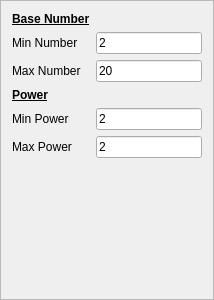
<?xml version="1.0" encoding="UTF-8"?>
<ui version="4.0">
 <class>PowersConfigFrame</class>
 <widget class="QFrame" name="PowersConfigFrame">
  <property name="geometry">
   <rect>
    <x>0</x>
    <y>0</y>
    <width>214</width>
    <height>300</height>
   </rect>
  </property>
  <property name="windowTitle">
   <string notr="true">Frame</string>
  </property>
  <property name="frameShape">
   <enum>QFrame::StyledPanel</enum>
  </property>
  <property name="frameShadow">
   <enum>QFrame::Raised</enum>
  </property>
  <layout class="QHBoxLayout" name="horizontalLayout">
   <item>
    <layout class="QFormLayout" name="formLayout">
     <property name="fieldGrowthPolicy">
      <enum>QFormLayout::AllNonFixedFieldsGrow</enum>
     </property>
     <item row="1" column="0">
      <widget class="QLabel" name="minNumberLabel">
       <property name="text">
        <string>Min Number</string>
       </property>
      </widget>
     </item>
     <item row="1" column="1">
      <widget class="QLineEdit" name="minNumberLineEdit">
       <property name="text">
        <string notr="true">2</string>
       </property>
      </widget>
     </item>
     <item row="2" column="0">
      <widget class="QLabel" name="maxNumberLabel">
       <property name="text">
        <string>Max Number</string>
       </property>
      </widget>
     </item>
     <item row="2" column="1">
      <widget class="QLineEdit" name="maxNumberLineEdit">
       <property name="text">
        <string notr="true">20</string>
       </property>
      </widget>
     </item>
     <item row="3" column="0">
      <widget class="QLabel" name="label">
       <property name="text">
        <string>&lt;!DOCTYPE HTML PUBLIC &quot;-//W3C//DTD HTML 4.0//EN&quot; &quot;http://www.w3.org/TR/REC-html40/strict.dtd&quot;&gt;
&lt;html&gt;&lt;head&gt;&lt;meta name=&quot;qrichtext&quot; content=&quot;1&quot; /&gt;&lt;style type=&quot;text/css&quot;&gt;
p, li { white-space: pre-wrap; }
&lt;/style&gt;&lt;/head&gt;&lt;body style=&quot; font-family:'Sans Serif'; font-size:9pt; font-weight:400; font-style:normal;&quot;&gt;
&lt;p style=&quot; margin-top:0px; margin-bottom:0px; margin-left:0px; margin-right:0px; -qt-block-indent:0; text-indent:0px;&quot;&gt;&lt;span style=&quot; font-weight:600; text-decoration: underline;&quot;&gt;Power&lt;/span&gt;&lt;/p&gt;&lt;/body&gt;&lt;/html&gt;</string>
       </property>
      </widget>
     </item>
     <item row="0" column="0">
      <widget class="QLabel" name="label_2">
       <property name="text">
        <string>&lt;!DOCTYPE HTML PUBLIC &quot;-//W3C//DTD HTML 4.0//EN&quot; &quot;http://www.w3.org/TR/REC-html40/strict.dtd&quot;&gt;
&lt;html&gt;&lt;head&gt;&lt;meta name=&quot;qrichtext&quot; content=&quot;1&quot; /&gt;&lt;style type=&quot;text/css&quot;&gt;
p, li { white-space: pre-wrap; }
&lt;/style&gt;&lt;/head&gt;&lt;body style=&quot; font-family:'Sans Serif'; font-size:9pt; font-weight:400; font-style:normal;&quot;&gt;
&lt;p style=&quot; margin-top:0px; margin-bottom:0px; margin-left:0px; margin-right:0px; -qt-block-indent:0; text-indent:0px;&quot;&gt;&lt;span style=&quot; font-weight:600; text-decoration: underline;&quot;&gt;Base Number&lt;/span&gt;&lt;/p&gt;&lt;/body&gt;&lt;/html&gt;</string>
       </property>
      </widget>
     </item>
     <item row="4" column="0">
      <widget class="QLabel" name="minPowerLabel">
       <property name="text">
        <string>Min Power</string>
       </property>
      </widget>
     </item>
     <item row="4" column="1">
      <widget class="QLineEdit" name="minPowerLineEdit">
       <property name="text">
        <string notr="true">2</string>
       </property>
      </widget>
     </item>
     <item row="5" column="0">
      <widget class="QLabel" name="maxPowerLabel">
       <property name="text">
        <string>Max Power</string>
       </property>
      </widget>
     </item>
     <item row="5" column="1">
      <widget class="QLineEdit" name="maxPowerLineEdit">
       <property name="text">
        <string notr="true">2</string>
       </property>
      </widget>
     </item>
    </layout>
   </item>
  </layout>
 </widget>
 <resources/>
 <connections/>
</ui>
